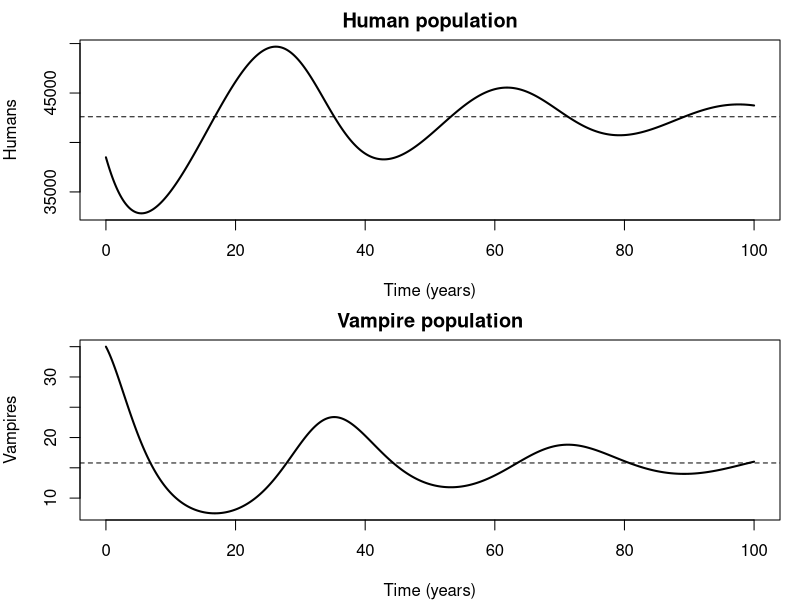
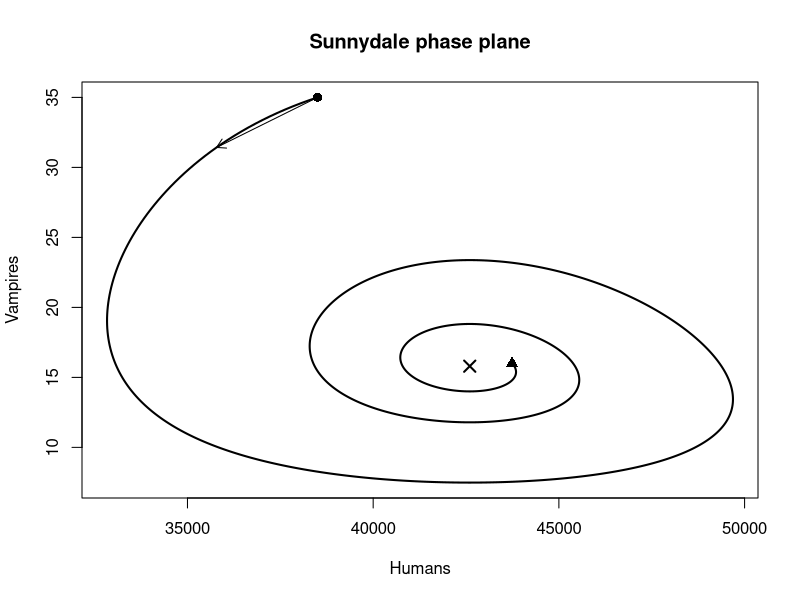
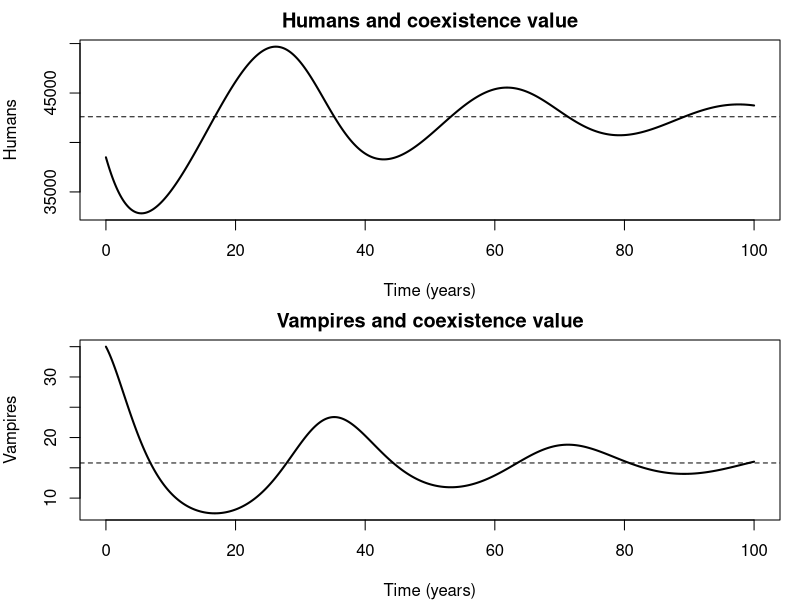
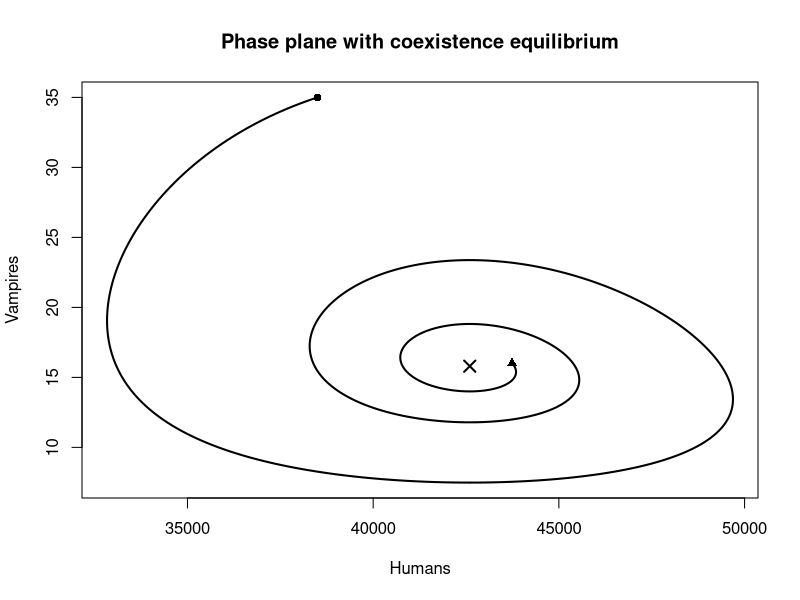
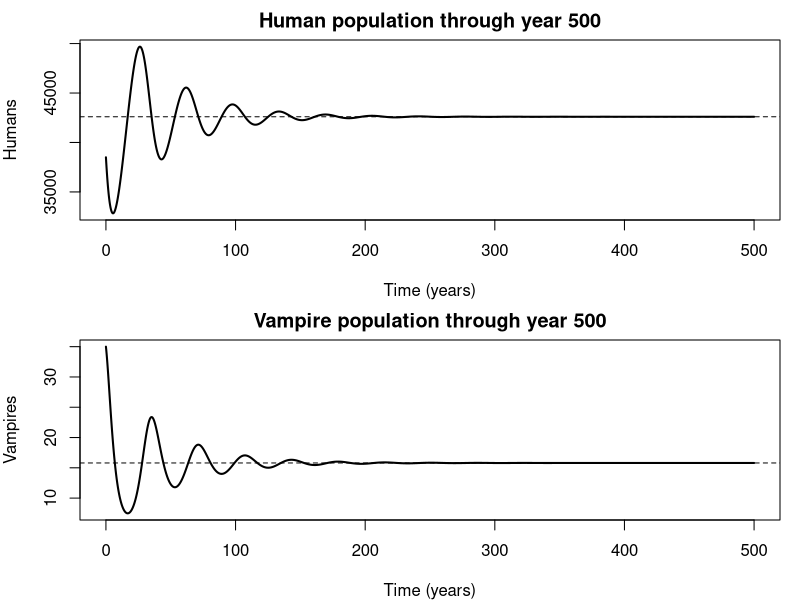
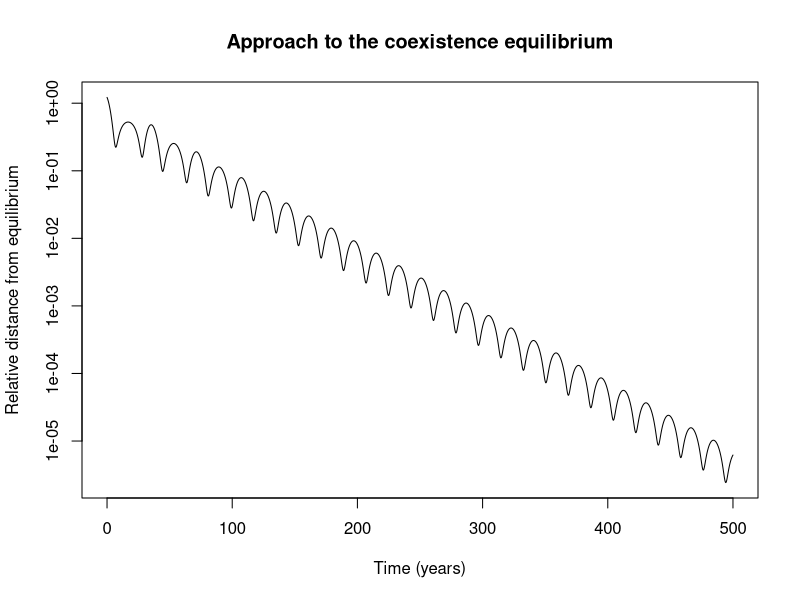
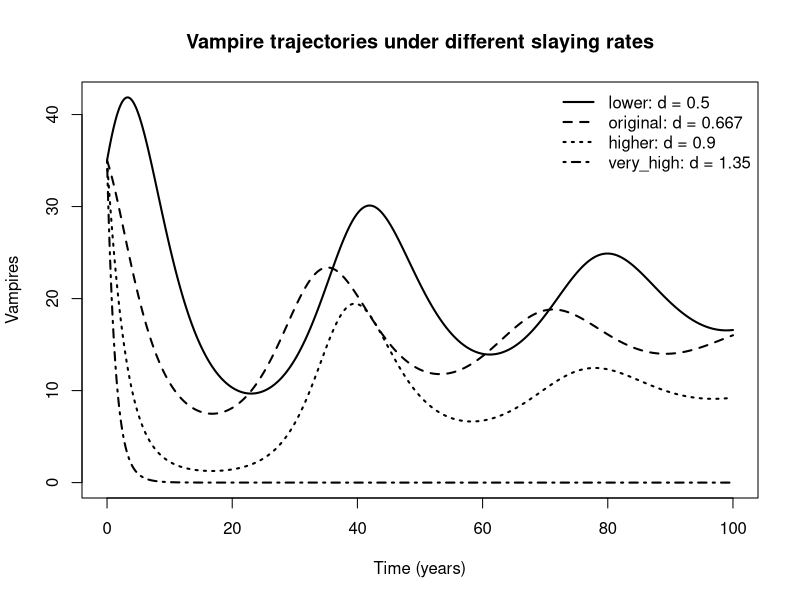
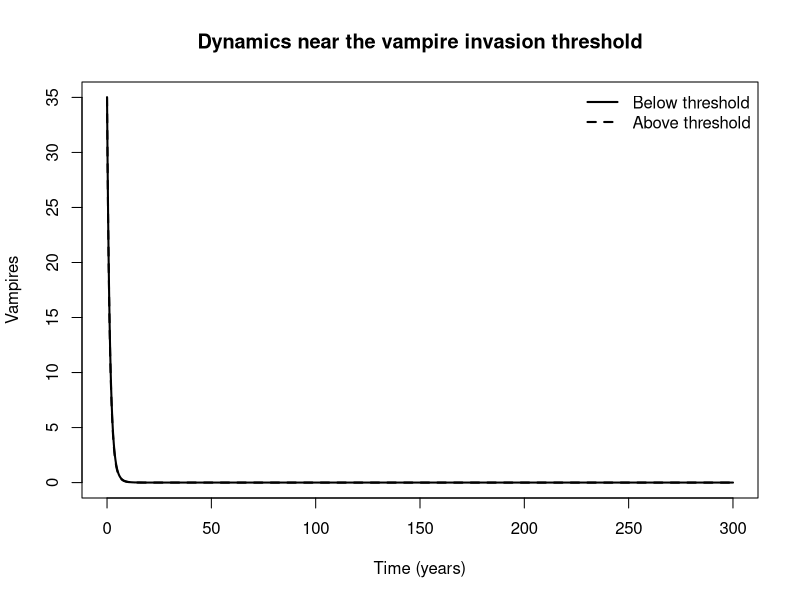

Source code (R) for these figures, in order:
## ---- chunk 1
#| label: setup

library(deSolve)
## ---- chunk 2
#| label: model-inputs

buffy_parameters <- c(
  human_growth_rate = 0.10,
  carrying_capacity = 90000,
  encounter_rate = 1 / 300,
  turning_probability = 1 / 240,
  slaying_rate = 2 / 3,
  hellmouth_rate = 0.075
)

buffy_initial_state <- c(
  humans = 38500,
  vampires = 35
)

buffy_times <- seq(
  from = 0,
  to = 100,
  by = 0.1
)

buffy_parameters
buffy_initial_state
head(buffy_times)
tail(buffy_times)
## ---- chunk 3
#| label: time-grid-answers

length(buffy_times)
0.1 * 365.25
## ---- chunk 4
#| label: buffy-derivative

buffy_ode <- function(time, state, parameters) {
  # State variables
  H <- state[["humans"]]
  V <- state[["vampires"]]

  # Parameters
  r <- parameters[["human_growth_rate"]]
  K <- parameters[["carrying_capacity"]]
  a <- parameters[["encounter_rate"]]
  p <- parameters[["turning_probability"]]
  d <- parameters[["slaying_rate"]]
  m <- parameters[["hellmouth_rate"]]

  # Individual flows
  human_logistic_growth <- r * H * (1 - H / K)
  human_encounter_loss <- a * H * V
  vampire_turning <- p * human_encounter_loss
  vampire_slaying <- d * V
  vampire_hellmouth_recruitment <- m * V

  # Net rates of change: inflows minus outflows.
  d_humans <- human_logistic_growth - human_encounter_loss
  d_vampires <- vampire_turning - vampire_slaying +
    vampire_hellmouth_recruitment

  list(
    c(
      humans = d_humans,
      vampires = d_vampires
    ),
    human_logistic_growth = human_logistic_growth,
    human_encounter_loss = human_encounter_loss,
    vampire_turning = vampire_turning,
    vampire_slaying = vampire_slaying,
    vampire_hellmouth_recruitment = vampire_hellmouth_recruitment
  )
}
## ---- chunk 5
#| label: initial-rates

initial_rates <- buffy_ode(
  time = 0,
  state = buffy_initial_state,
  parameters = buffy_parameters
)

initial_rates[[1]]
initial_rates[-1]
## ---- chunk 6
#| label: solve-model

buffy_solution <- deSolve::ode(
  y = buffy_initial_state,
  times = buffy_times,
  func = buffy_ode,
  parms = buffy_parameters,
  method = "lsoda"
)

buffy_df <- as.data.frame(buffy_solution)

head(buffy_df)
tail(buffy_df)
## ---- chunk 7
#| label: sanity-checks

# Check the structure.
nrow(buffy_df)
names(buffy_df)

# Check that all state values are finite.
all(is.finite(buffy_df$humans))
all(is.finite(buffy_df$vampires))

# Check that both populations remain non-negative.
all(buffy_df$humans >= 0)
all(buffy_df$vampires >= 0)

# Examine the simulated ranges.
range(buffy_df$humans)
range(buffy_df$vampires)

# Find the row where the human population reaches its minimum.
human_min_row <- which.min(buffy_df$humans)
buffy_df[human_min_row, c("time", "humans", "vampires")]

# Find and print the row where vampires reach their minimum.
vampire_min_row <- which.min(buffy_df$vampires)
buffy_df[vampire_min_row, c("time", "humans", "vampires")]
## ---- chunk 8
#| label: time-series-plots
#| fig-width: 8
#| fig-height: 7

old_par <- par(mfrow = c(2, 1), mar = c(4, 4, 2, 1))

plot(
  buffy_df$time,
  buffy_df$humans,
  type = "l",
  lwd = 2,
  xlab = "Time (years)",
  ylab = "Humans",
  main = "Human population"
)

abline(h = 42600, lty = 2)

plot(
  buffy_df$time,
  buffy_df$vampires,
  type = "l",
  lwd = 2,
  xlab = "Time (years)",
  ylab = "Vampires",
  main = "Vampire population"
)
abline(h = 15.8, lty = 2)

par(old_par)
## ---- chunk 9
#| label: phase-plane
#| fig-width: 7
#| fig-height: 6

plot(
  buffy_df$humans,
  buffy_df$vampires,
  type = "l",
  lwd = 2,
  xlab = "Humans",
  ylab = "Vampires",
  main = "Sunnydale phase plane"
)

# Mark the starting point.
points(
  buffy_df$humans[1],
  buffy_df$vampires[1],
  pch = 16,
  cex = 1.2
)

# Mark the final simulated point with a different plotting symbol.
points(
  tail(buffy_df$humans, 1),
  tail(buffy_df$vampires, 1),
  pch = 17,
  cex = 1.2
)

# Mark the coexistence equilibrium.
points(42600, 15.8, pch = 4, cex = 1.5, lwd = 2)

# Optional: add an arrow showing the direction near the beginning.
# Choose two nearby rows, such as rows 1 and 15.
arrows(
  x0 = buffy_df$humans[1],
  y0 = buffy_df$vampires[1],
  x1 = buffy_df$humans[15],
  y1 = buffy_df$vampires[15],
  length = 0.10
)
## ---- chunk 10
#| label: coexistence-equilibrium

r <- buffy_parameters[["human_growth_rate"]]
K <- buffy_parameters[["carrying_capacity"]]
a <- buffy_parameters[["encounter_rate"]]
p <- buffy_parameters[["turning_probability"]]
d <- buffy_parameters[["slaying_rate"]]
m <- buffy_parameters[["hellmouth_rate"]]

# From paH* - d + m = 0:
H_star <- (d - m) / (p * a)

# From r(1 - H*/K) - aV* = 0:
V_star <- (r / a) * (1 - H_star / K)

coexistence_equilibrium <- c(
  humans = H_star,
  vampires = V_star
)

coexistence_equilibrium
## ---- chunk 11
#| label: equilibrium-check

equilibrium_rates <- buffy_ode(
  time = 0,
  state = coexistence_equilibrium,
  parameters = buffy_parameters
)

equilibrium_rates[[1]]
## ---- chunk 12
#| label: equilibrium-marked-plots
#| fig-width: 8
#| fig-height: 7

old_par <- par(mfrow = c(2, 1), mar = c(4, 4, 2, 1))

plot(
  buffy_df$time, buffy_df$humans,
  type = "l", lwd = 2,
  xlab = "Time (years)", ylab = "Humans",
  main = "Humans and coexistence value"
)
abline(h = H_star, lty = 2)

plot(
  buffy_df$time, buffy_df$vampires,
  type = "l", lwd = 2,
  xlab = "Time (years)", ylab = "Vampires",
  main = "Vampires and coexistence value"
)
abline(h = V_star, lty = 2)

par(old_par)
## ---- chunk 13
#| label: equilibrium-marked-phase-plane
#| fig-width: 7
#| fig-height: 6

plot(
  buffy_df$humans, buffy_df$vampires,
  type = "l", lwd = 2,
  xlab = "Humans", ylab = "Vampires",
  main = "Phase plane with coexistence equilibrium"
)
points(buffy_df$humans[1], buffy_df$vampires[1], pch = 16)
points(tail(buffy_df$humans, 1), tail(buffy_df$vampires, 1), pch = 17)
points(H_star, V_star, pch = 4, cex = 1.5, lwd = 2)
## ---- chunk 14
#| label: long-simulation

long_times <- seq(0, 500, by = 0.25)

long_solution <- deSolve::ode(
  y = buffy_initial_state,
  times = long_times,
  func = buffy_ode,
  parms = buffy_parameters,
  method = "lsoda"
)

long_df <- as.data.frame(long_solution)

old_par <- par(mfrow = c(2, 1), mar = c(4, 4, 2, 1))

plot(
  long_df$time, long_df$humans,
  type = "l", lwd = 2,
  xlab = "Time (years)", ylab = "Humans",
  main = "Human population through year 500"
)
abline(h = H_star, lty = 2)

plot(
  long_df$time, long_df$vampires,
  type = "l", lwd = 2,
  xlab = "Time (years)", ylab = "Vampires",
  main = "Vampire population through year 500"
)
abline(h = V_star, lty = 2)

par(old_par)

long_final_state <- unlist(
  long_df[nrow(long_df), c("humans", "vampires")]
)

rbind(
  final_simulated_state = long_final_state,
  coexistence_equilibrium = coexistence_equilibrium,
  difference = long_final_state - coexistence_equilibrium
)
## ---- chunk 15
#| label: equilibrium-distance

long_df$relative_distance <- sqrt(
  ((long_df$humans - H_star) / H_star)^2 +
    ((long_df$vampires - V_star) / V_star)^2
)

plot(
  long_df$time,
  long_df$relative_distance,
  type = "l",
  log = "y",
  xlab = "Time (years)",
  ylab = "Relative distance from equilibrium",
  main = "Approach to the coexistence equilibrium"
)
## ---- chunk 16
#| label: simulation-helper

simulate_buffy <- function(slaying_rate, times = buffy_times) {
  scenario_parameters <- buffy_parameters

  # Replace the slaying rate for this scenario.
  scenario_parameters[["slaying_rate"]] <- slaying_rate

  scenario_solution <- deSolve::ode(
    y = buffy_initial_state,
    times = times,
    func = buffy_ode,
    parms = scenario_parameters,
    method = "lsoda"
  )

  scenario_df <- as.data.frame(scenario_solution)
  scenario_df$slaying_rate <- slaying_rate
  scenario_df
}
## ---- chunk 17
#| label: intervention-scenarios

slaying_scenarios <- c(
  lower = 0.50,
  original = 2 / 3,
  higher = 0.90,
  very_high = 1.35
)

scenario_results <- lapply(
  slaying_scenarios,
  simulate_buffy
)

names(scenario_results) <- names(slaying_scenarios)
## ---- chunk 18
#| label: intervention-plot
#| fig-width: 8
#| fig-height: 5

plot(
  scenario_results[[1]]$time,
  scenario_results[[1]]$vampires,
  type = "l",
  lwd = 2,
  ylim = range(vapply(
    scenario_results,
    function(x) range(x$vampires),
    numeric(2)
  )),
  xlab = "Time (years)",
  ylab = "Vampires",
  main = "Vampire trajectories under different slaying rates"
)

for (i in 2:length(scenario_results)) {
  lines(
    scenario_results[[i]]$time,
    scenario_results[[i]]$vampires,
    lwd = 2,
    lty = i
  )
}

legend(
  "topright",
  legend = paste0(
    names(slaying_scenarios),
    ": d = ",
    round(slaying_scenarios, 3)
  ),
  lty = seq_along(slaying_scenarios),
  lwd = 2,
  bty = "n"
)
## ---- chunk 19
#| label: intervention-summary

scenario_summary <- do.call(
  rbind,
  lapply(names(scenario_results), function(scenario_name) {
    x <- scenario_results[[scenario_name]]
    data.frame(
      scenario = scenario_name,
      slaying_rate = x$slaying_rate[1],
      minimum_humans = min(x$humans),
      time_of_minimum_humans = x$time[which.min(x$humans)],
      vampires_at_year_100 = tail(x$vampires, 1),
      humans_at_year_100 = tail(x$humans, 1)
    )
  })
)

scenario_summary
## ---- chunk 20
#| label: invasion-threshold

d_critical <- p * a * K + m

d_critical
## ---- chunk 21
#| label: near-threshold-simulations
#| fig-width: 8
#| fig-height: 5

near_threshold_rates <- c(
  below = d_critical - 0.01,
  above = d_critical + 0.01
)

near_threshold_results <- lapply(
  near_threshold_rates,
  simulate_buffy,
  times = seq(0, 300, by = 0.25)
)
names(near_threshold_results) <- names(near_threshold_rates)

plot(
  near_threshold_results$below$time,
  near_threshold_results$below$vampires,
  type = "l", lwd = 2,
  xlab = "Time (years)", ylab = "Vampires",
  main = "Dynamics near the vampire invasion threshold",
  ylim = range(
    near_threshold_results$below$vampires,
    near_threshold_results$above$vampires
  )
)
lines(
  near_threshold_results$above$time,
  near_threshold_results$above$vampires,
  lwd = 2, lty = 2
)
legend(
  "topright",
  legend = c("Below threshold", "Above threshold"),
  lty = c(1, 2), lwd = 2, bty = "n"
)
